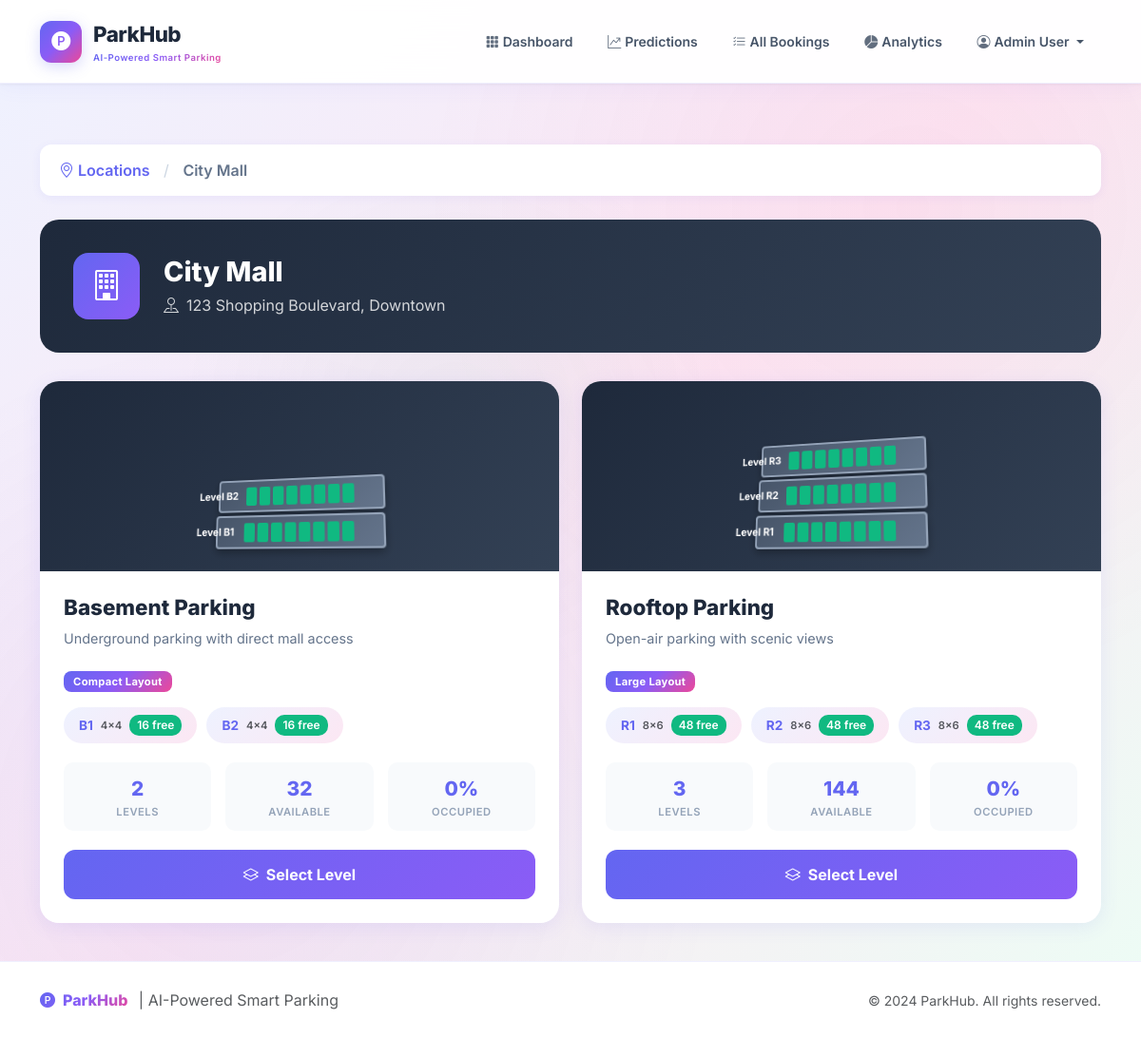
Page /location/1 (signed in) on the committed database.
### database/models.py (models this page shows, shortened)
class User(UserMixin, db.Model):
    __tablename__ = 'users'
    id = db.Column(db.Integer, primary_key=True)
    email = db.Column(db.String(120), unique=True, nullable=False, index=True)
    name = db.Column(db.String(100), nullable=False)
    password_hash = db.Column(db.String(256), nullable=False)
    is_admin = db.Column(db.Boolean, default=False)
    booking_count = db.Column(db.Integer, default=0)
    created_at = db.Column(db.DateTime, default=datetime.utcnow)
    bookings = db.relationship('Booking', backref='user', lazy='dynamic')

class Location(db.Model):
    __tablename__ = 'locations'
    id = db.Column(db.Integer, primary_key=True)
    name = db.Column(db.String(100), nullable=False)
    address = db.Column(db.String(255))
    description = db.Column(db.Text)
    image_url = db.Column(db.String(255))
    icon = db.Column(db.String(50), default='bi-geo-alt')
    created_at = db.Column(db.DateTime, default=datetime.utcnow)
    parking_lots = db.relationship('ParkingLot', backref='location', lazy='dynamic', cascade='all, delete-orphan')

class ParkingSlot(db.Model):
    __tablename__ = 'parking_slots'
    id = db.Column(db.Integer, primary_key=True)
    level_id = db.Column(db.Integer, db.ForeignKey('parking_levels.id'), nullable=True, index=True)
    slot_number = db.Column(db.String(20), nullable=False)  # e.g., "A-01", "B-15"
    row = db.Column(db.Integer, nullable=False)
    column = db.Column(db.Integer, nullable=False)
    is_occupied = db.Column(db.Boolean, default=False)
    last_updated = db.Column(db.DateTime, default=datetime.utcnow, onupdate=datetime.utcnow)
    bookings = db.relationship('Booking', backref='slot', lazy='dynamic')

class ParkingLevel(db.Model):
    __tablename__ = 'parking_levels'
    id = db.Column(db.Integer, primary_key=True)
    lot_id = db.Column(db.Integer, db.ForeignKey('parking_lots.id'), nullable=False, index=True)
    level_name = db.Column(db.String(10), nullable=False)  # "A", "B", etc.
    level_order = db.Column(db.Integer, default=0)  # For sorting
    rows = db.Column(db.Integer, default=6)  # Number of rows in this level
    columns = db.Column(db.Integer, default=5)  # Number of columns in this level
    capacity = db.Column(db.Integer, default=30)
    created_at = db.Column(db.DateTime, default=datetime.utcnow)
    slots = db.relationship('ParkingSlot', backref='level', lazy='dynamic', cascade='all, delete-orphan')
    def get_available_count(self):
        from datetime import datetime
        now = datetime.now()
        available = 0
        for slot in self.slots:
            active = Booking.query.filter(
                Booking.slot_id == slot.id,
                Booking.cancelled == False,
                Booking.start_time <= now,
                Booking.end_time > now
            ).first()
            if not active:
                available += 1
        return available

class ParkingLot(db.Model):
    __tablename__ = 'parking_lots'
    id = db.Column(db.Integer, primary_key=True)
    location_id = db.Column(db.Integer, db.ForeignKey('locations.id'), nullable=False, index=True)
    configuration_id = db.Column(db.Integer, db.ForeignKey('parking_configurations.id'), nullable=True, index=True)
    name = db.Column(db.String(100), nullable=False)
    description = db.Column(db.Text)
    total_levels = db.Column(db.Integer, default=2)
    created_at = db.Column(db.DateTime, default=datetime.utcnow)
    levels = db.relationship('ParkingLevel', backref='parking_lot', lazy='dynamic', cascade='all, delete-orphan')
    def get_total_slots(self):
        return sum(level.slots.count() for level in self.levels)
    def get_available_slots(self):
        from datetime import datetime
        now = datetime.now()
        total = 0
        for level in self.levels:
            for slot in level.slots:
                active = Booking.query.filter(
                    Booking.slot_id == slot.id,
                    Booking.cancelled == False,
                    Booking.start_time <= now,
                    Booking.end_time > now
                ).first()
                if not active:
                    total += 1
        return total

class ParkingConfiguration(db.Model):
    __tablename__ = 'parking_configurations'
    id = db.Column(db.Integer, primary_key=True)
    name = db.Column(db.String(50), nullable=False)  # e.g., "Compact", "Standard", "Large"
    description = db.Column(db.String(200))
    num_levels = db.Column(db.Integer, default=2)
    rows_per_level = db.Column(db.Integer, default=6)
    columns_per_level = db.Column(db.Integer, default=5)
    created_at = db.Column(db.DateTime, default=datetime.utcnow)
    parking_lots = db.relationship('ParkingLot', backref='configuration', lazy='dynamic')

### app.py (the view)
@app.route('/location/<int:location_id>')
@login_required
def parking_lots(location_id):
    location = Location.query.get_or_404(location_id)
    lots_data = []
    for lot in location.parking_lots:
        total_slots = lot.get_total_slots()
        available_slots = lot.get_available_slots()
        levels_info = []
        for level in lot.levels.order_by(ParkingLevel.level_order):
            levels_info.append({
                'id': level.id,
                'name': level.level_name,
                'rows': level.rows,
                'columns': level.columns,
                'total': level.slots.count(),
                'available': level.get_available_count()
            })
        config_name = lot.configuration.name if lot.configuration else 'Standard'
        lots_data.append({
            'id': lot.id,
            'name': lot.name,
            'description': lot.description,
            'total_levels': lot.total_levels,
            'total_slots': total_slots,
            'available_slots': available_slots,
            'occupancy_rate': round((total_slots - available_slots) / total_slots * 100) if total_slots > 0 else 0,
            'levels': levels_info,
            'config_name': config_name
        })
    return render_template('parking_lots.html', location=location, lots=lots_data)

### app.py (called while the page is built)
@login_manager.user_loader
def load_user(user_id):
    return User.query.get(int(user_id))

### templates/parking_lots.html (shortened to what this page needs)
{% extends "base.html" %}
{% block content %}
<div class="breadcrumb-nav">
    <a href="{{ url_for('locations') }}"><i class="bi bi-geo-alt me-1"></i>Locations</a>
    <span class="separator">/</span>
    <span class="current">{{ location.name }}</span>
</div>
<div class="location-header">
    <div class="location-header-icon">
        <i class="bi {{ location.icon }}"></i>
    </div>
    <div>
        <h2>{{ location.name }}</h2>
        <p><i class="bi bi-pin-map me-2"></i>{{ location.address }}</p>
    </div>
</div>
<div class="row g-4">
    {% for lot in lots %}
    <div class="col-md-6">
        <div class="lot-card">
            <div class="parking-structure-3d">
                <div class="building-3d">
                    {% for level in lot.levels|reverse %}
                    <div class="floor-3d" data-level="Level {{ level.name }}" style="--floor-index: {{ loop.index }}">
                        <div class="floor-slots">
                            {% for i in range(8) %}
                            <div
                                class="mini-slot {% if i < (8 - (level.available / level.total * 8)|int) %}occupied{% endif %}">
                            </div>
                            {% endfor %}
                        </div>
                    </div>
                    {% endfor %}
                </div>
            </div>
            <div class="lot-info">
                <h3 class="lot-name">{{ lot.name }}</h3>
                <p class="lot-description">{{ lot.description }}</p>
                <div class="mb-3">
                    <span class="badge bg-primary">{{ lot.config_name }} Layout</span>
                </div>
                <div class="level-pills">
                    {% for level in lot.levels %}
                    <div class="level-pill">
                        <span class="level-name">{{ level.name }}</span>
                        <span class="text-muted" style="font-size: 0.7rem;">{{ level.rows }}×{{ level.columns }}</span>
                        <span class="level-avail">{{ level.available }} free</span>
                    </div>
                    {% endfor %}
                </div>
                <div class="lot-stats">
                    <div class="lot-stat">
                        <div class="lot-stat-value">{{ lot.total_levels }}</div>
                        <div class="lot-stat-label">Levels</div>
                    </div>
                    <div class="lot-stat">
                        <div class="lot-stat-value">{{ lot.available_slots }}</div>
                        <div class="lot-stat-label">Available</div>
                    </div>
                    <div class="lot-stat">
                        <div class="lot-stat-value">{{ lot.occupancy_rate }}%</div>
                        <div class="lot-stat-label">Occupied</div>
                    </div>
                </div>
                <a href="{{ url_for('levels', lot_id=lot.id) }}" class="btn btn-select-lot">
                    <i class="bi bi-layers me-2"></i>Select Level
                </a>
            </div>
        </div>
    </div>
    {% endfor %}
</div>
{% endblock %}

### templates/base.html (shortened to what this page needs)
<!DOCTYPE html>
<html lang="en">
<head>
    <link href="https://cdn.jsdelivr.net/npm/bootstrap@5.3.2/dist/css/bootstrap.min.css" rel="stylesheet">
    <link href="https://cdn.jsdelivr.net/npm/bootstrap-icons@1.11.1/font/bootstrap-icons.css" rel="stylesheet">
</head>
<body class="d-flex flex-column">
    <nav class="navbar navbar-expand-lg">
        <div class="container">
            <a class="navbar-brand" href="{{ url_for('dashboard') }}">
                <span class="brand-icon">
                    <i class="bi bi-p-circle-fill"></i>
                </span>
                <div>
                    ParkHub
                    <span class="brand-tagline">AI-Powered Smart Parking</span>
                </div>
            </a>
            <div class="collapse navbar-collapse" id="navbarNav">
                <ul class="navbar-nav ms-auto">
                    {% if current_user.is_authenticated %}
                    <li class="nav-item">
                        <a class="nav-link" href="{{ url_for('dashboard') }}">
                            <i class="bi bi-grid-3x3-gap-fill me-1"></i>Dashboard
                        </a>
                    </li>
                    <li class="nav-item">
                        <a class="nav-link" href="{{ url_for('predictions') }}">
                            <i class="bi bi-graph-up-arrow me-1"></i>Predictions
                        </a>
                    </li>
                    <li class="nav-item">
                        {% if current_user.is_admin %}
                        <a class="nav-link" href="{{ url_for('admin_bookings') }}">
                            <i class="bi bi-list-check me-1"></i>All Bookings
                        </a>
                        {% else %}
                        <a class="nav-link" href="{{ url_for('my_bookings') }}">
                            <i class="bi bi-calendar2-check me-1"></i>My Bookings
                        </a>
                        {% endif %}
                    </li>
                    {% if current_user.is_admin %}
                    <li class="nav-item">
                        <a class="nav-link" href="{{ url_for('admin_analytics') }}">
                            <i class="bi bi-pie-chart-fill me-1"></i>Analytics
                        </a>
                    </li>
                    {% endif %}
                    <li class="nav-item dropdown">
                        <a class="nav-link dropdown-toggle" href="#" data-bs-toggle="dropdown">
                            <i class="bi bi-person-circle me-1"></i>{{ current_user.name }}
                        </a>
                    </li>
                    {% endif %}
                </ul>
            </div>
        </div>
    </nav>
    <main class="main-content flex-grow-1">
        <div class="container">
            {% block content %}{% endblock %}
        </div>
    </main>
    <footer>
        <div class="container">
            <div class="row align-items-center">
                <div class="col-md-6 text-center text-md-start">
                    <span class="footer-brand">
                        <i class="bi bi-p-circle-fill me-2"></i>ParkHub
                    </span>
                    <span class="ms-2 text-muted">| AI-Powered Smart Parking</span>
                </div>
                <div class="col-md-6 text-center text-md-end mt-2 mt-md-0">
                    <small class="text-muted">© 2024 ParkHub. All rights reserved.</small>
                </div>
            </div>
        </div>
    </footer>
</body>
</html>

### templates/base.html (style rules this page uses)
:root { --primary: #6366F1; --primary-dark: #4F46E5; --primary-light: #818CF8; --primary-glow: rgba(99, 102, 241, 0.25); --accent: #EC4899; --accent-light: #F472B6; --accent-glow: rgba(236, 72, 153, 0.2); --success: #10B981; --success-light: #34D399; --success-glow: rgba(16, 185, 129, 0.25); --danger: #EF4444; --danger-light: #F87171; --danger-glow: rgba(239, 68, 68, 0.25); --warning: #F59E0B; --info: #06B6D4; --info-light: #22D3EE; --bg-primary: #F8FAFC; --bg-secondary: #FFFFFF; --bg-accent: linear-gradient(135deg, #EEF2FF 0%, #FCE7F3 50%, #ECFDF5 100%); --text-primary: #1E293B; --text-secondary: #475569; --text-muted: #94A3B8; --card-bg: #FFFFFF; --card-border: rgba(99, 102, 241, 0.12); --card-shadow: 0 4px 6px -1px rgba(0, 0, 0, 0.05), 0 10px 15px -3px rgba(99, 102, 241, 0.08); --card-shadow-hover: 0 10px 25px -5px rgba(99, 102, 241, 0.15), 0 20px 40px -10px rgba(236, 72, 153, 0.1); --gradient-primary: linear-gradient(135deg, #6366F1, #8B5CF6, #EC4899); --gradient-success: linear-gradient(135deg, #10B981, #34D399); --gradient-danger: linear-gradient(135deg, #EF4444, #F87171); --gradient-card-border: linear-gradient(135deg, #6366F1, #EC4899, #10B981); }
* { font-family: 'Inter', -apple-system, BlinkMacSystemFont, sans-serif; }
body { background: var(--bg-accent); min-height: 100vh; color: var(--text-primary); position: relative; }
body::before { content: ''; position: fixed; top: 0; left: 0; right: 0; bottom: 0; background: radial-gradient(circle at 20% 80%, rgba(99, 102, 241, 0.08) 0%, transparent 40%), radial-gradient(circle at 80% 20%, rgba(236, 72, 153, 0.06) 0%, transparent 40%), radial-gradient(circle at 40% 40%, rgba(16, 185, 129, 0.05) 0%, transparent 30%); pointer-events: none; z-index: 0; }
.navbar { background: rgba(255, 255, 255, 0.95) !important; backdrop-filter: blur(20px); border-bottom: 1px solid rgba(99, 102, 241, 0.1); padding: 0.85rem 0; position: sticky; top: 0; z-index: 1000; box-shadow: 0 1px 3px rgba(0, 0, 0, 0.05), 0 4px 20px rgba(99, 102, 241, 0.06); }
.navbar-brand { font-weight: 800; font-size: 1.4rem; letter-spacing: -0.5px; display: flex; align-items: center; gap: 0.75rem; color: var(--text-primary) !important; }
.navbar-brand .brand-icon { width: 44px; height: 44px; background: var(--gradient-primary); border-radius: 12px; display: flex; align-items: center; justify-content: center; font-size: 1.25rem; color: #fff; box-shadow: 0 4px 15px var(--primary-glow); transition: transform 0.3s ease, box-shadow 0.3s ease; }
.brand-tagline { font-size: 0.6rem; font-weight: 600; display: block; letter-spacing: 0.5px; margin-top: 2px; background: var(--gradient-primary); -webkit-background-clip: text; -webkit-text-fill-color: transparent; background-clip: text; }
.nav-link { color: var(--text-secondary) !important; font-weight: 600; font-size: 0.875rem; padding: 0.6rem 1rem !important; border-radius: 10px; transition: all 0.25s ease; margin: 0 0.15rem; position: relative; }
.nav-link i { opacity: 0.85; }
.badge { font-weight: 700; padding: 0.5em 0.9em; border-radius: 8px; font-size: 0.7rem; letter-spacing: 0.3px; }
.badge.bg-primary { background: var(--gradient-primary) !important; }
footer { background: var(--card-bg); color: var(--text-secondary); padding: 1.75rem 0; margin-top: auto; border-top: 1px solid rgba(99, 102, 241, 0.1); position: relative; z-index: 10; }
footer .footer-brand { font-weight: 800; font-size: 1rem; background: var(--gradient-primary); -webkit-background-clip: text; -webkit-text-fill-color: transparent; background-clip: text; }
.main-content { padding: 2.5rem 0; position: relative; z-index: 1; }

### rows in the picture
User: name "Admin User"
Location: name "City Mall", address "123 Shopping Boulevard, Downtown"
ParkingSlot: name "Basement Parking", description "Underground parking with direct mall access", config_name "Compact", total_levels "2", available_slots "32", occupancy_rate "0"
ParkingLevel: name "B2", rows "4", columns "4", available "16"
ParkingLevel: name "B1", rows "4", columns "4", available "16"
ParkingSlot: name "Rooftop Parking", description "Open-air parking with scenic views", config_name "Large", total_levels "3", available_slots "144", occupancy_rate "0"
ParkingLevel: name "R3", rows "8", columns "6", available "48"
ParkingLevel: name "R2", rows "8", columns "6", available "48"
ParkingLevel: name "R1", rows "8", columns "6", available "48"
